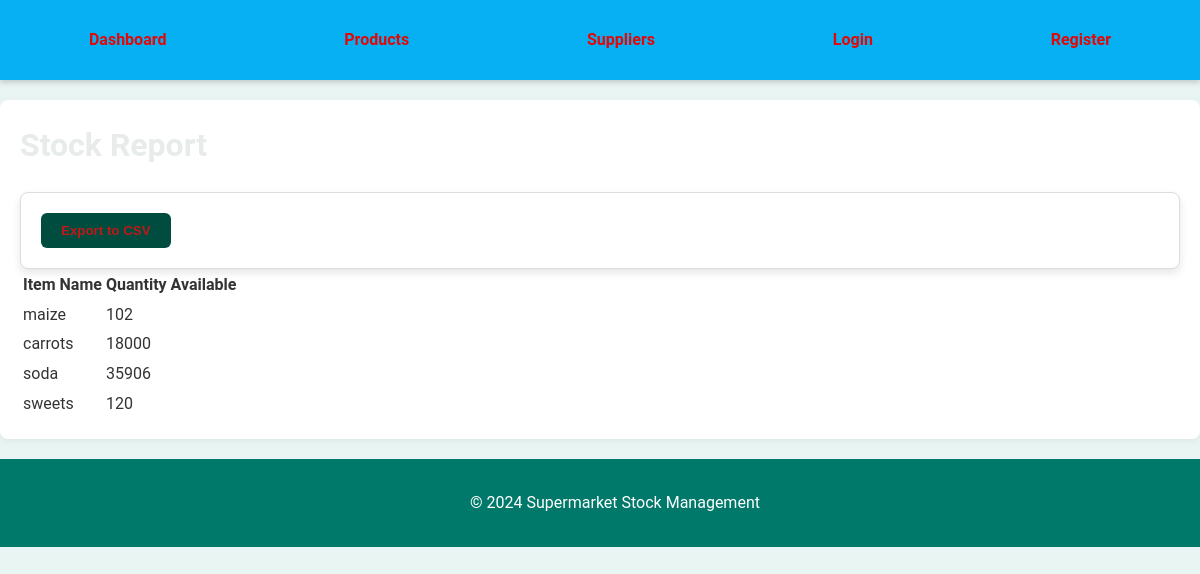
/stock-report/, run on the app's committed database.
### supermarket_stock_management/inventory/models.py (models this page shows, shortened)
class Product(models.Model):
    name = models.CharField(max_length=100)
    sku = models.CharField(max_length=50, unique=True)
    category = models.CharField(max_length=100)
    price = models.DecimalField(max_digits=10, decimal_places=2)
    quantity = models.PositiveIntegerField(default=0)
    supplier = models.ForeignKey(Supplier, on_delete=models.CASCADE)
    expiry_date = models.DateField()

### supermarket_stock_management/inventory/views.py (the view, shortened to what this page needs)
# urls.py: path('stock-report/', views.stock_report, name='stock_report'),
def stock_report(request):
    products = Product.objects.all()
    for product in products:
        if product.quantity < 100:
            product.low_stock = True
        else:
            product.low_stock = False
    context = {
        'products': products,
    }
    return render(request, 'inventory/stock_report.html', context)

### supermarket_stock_management/inventory/templates/inventory/stock_report.html (shortened to what this page needs)
{% extends 'inventory/base.html' %}
{% block content %}
    <h1>Stock Report</h1>
    <form method="get">
        <button type="submit" name="export" value="true">Export to CSV</button>
    </form>
    <table>
        <thead>
            <tr>
                <th>Item Name</th>
                <th>Quantity Available</th>
            </tr>
        </thead>
        <tbody>
            {% for product in products %}
            <tr {% if product.low_stock %}class="low-stock"{% endif %}>
                <td>{{ product.name }}</td>
                <td>{{ product.quantity }}</td>
            </tr>
            {% endfor %}
        </tbody>
    </table>
{% endblock %}

### supermarket_stock_management/inventory/static/css/styles.css (style rules this page uses)
body { font-family: 'Roboto', sans-serif; margin: 0; padding: 0; background-color: #e9f5f2; color: #333; line-height: 1.6; }
h1, h2 { color: #e7ebea; margin-top: 0; }
form { background-color: #ffffff; padding: 20px; border: 1px solid #ddd; box-shadow: 0 4px 8px rgba(0, 0, 0, 0.1); border-radius: 8px; }
form button { background-color: #004d40; color: #c01818; padding: 10px 20px; border: none; cursor: pointer; border-radius: 6px; font-weight: bold; transition: background-color 0.3s ease; }

### data on the page
Product: name "maize", quantity "102"
Product: name "carrots", quantity "18000"
Product: name "soda", quantity "35906"
Product: name "sweets", quantity "120"
